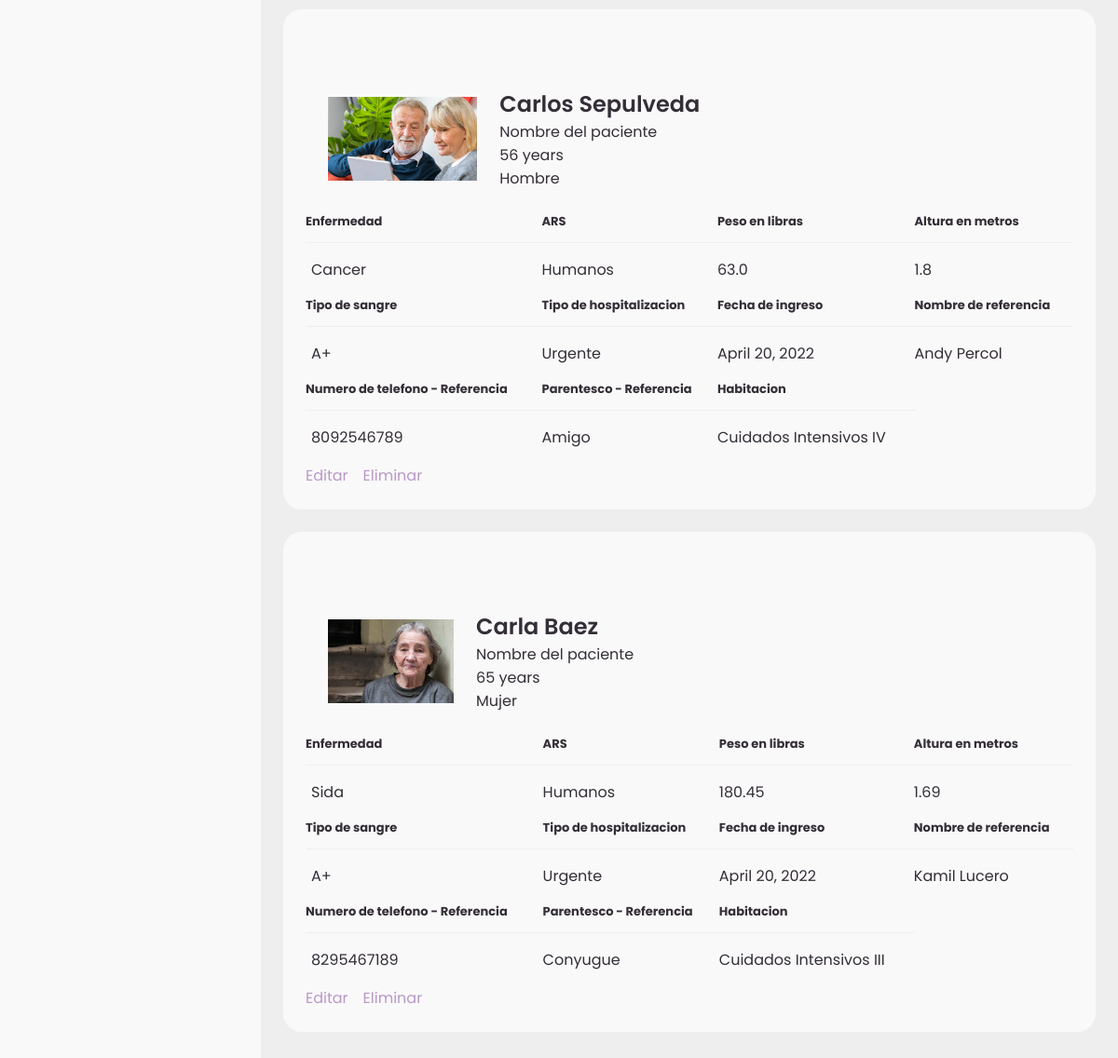
Before: /salusApp/dashboard/equipo/pacientes (signed in, lower part) with the older database file.
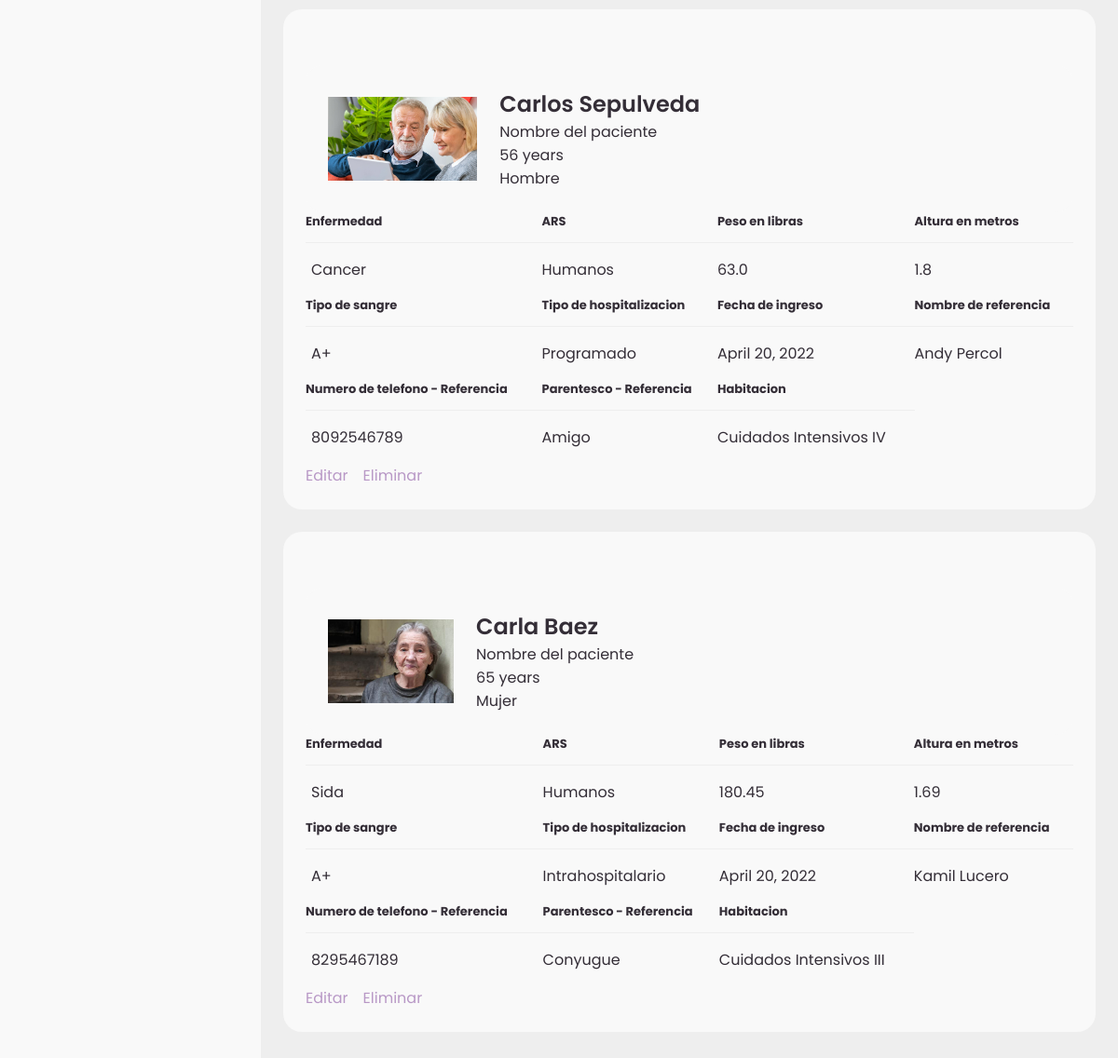
After: the same page with the newer database file.
### salusApp/models.py (models this page shows)
class Patient(models.Model):
    person = models.ForeignKey(Person, on_delete=models.CASCADE)
    nurse = models.ForeignKey(Person, on_delete=models.DO_NOTHING, related_name="nurse")
    doctor = models.ForeignKey(Person, on_delete=models.DO_NOTHING, related_name="doctor")
    room = models.ForeignKey(Room, on_delete=models.DO_NOTHING)
    first_nameReference = models.CharField("Reference Person's first name", max_length=15)
    last_nameReference = models.CharField("Reference Person's last name", max_length=15)
    KinshipChoices = [
        ('H', "Esposo"), #H -> Husband
        ('A', "Amigo"),
        ('F', "Familiar")
    ]
    kinshipReference = models.CharField("Reference Person's kinshipness", choices=KinshipChoices, max_length=1)
    phone_reference = models.CharField("Reference person's phone number", max_length=15)
    bmi = models.FloatField("Person's BMI") #IMC
    weight_in_pounds = models.FloatField("Perons's Weight")
    height_in_meters = models.FloatField("Perons's Height")
    bloodTypes = [
        ('O+', 'O Positivo'),
        ('O-', 'O Negativo'),
        ('A+', 'A Positivo'),
        ('A-', 'A Negativo'),
        ('B+', 'B Positivo'),
        ('B-', 'B Negativo'),
        ('AB+','AB Positivo'),
        ('AB-','AB Negativo')
    ]
    bloodType = models.CharField(choices=bloodTypes, max_length=3)
    ars = models.CharField("Person's ARS type", max_length=15)
    join_date = models.DateField("Person's joining date")
    illness = models.CharField("Persons's illness", max_length=50)
    hospitalizationChoices = [
        ('U', "Urgente"),
        ('P', "Programado"),
        ('I', "Intrahospitalario")
    ]
    hospitalization = models.CharField("Patient's type of hospitalization", max_length=1, choices=hospitalizationChoices)

class Person(models.Model):
    first_name = models.CharField("Person's first name", max_length=30)
    last_name = models.CharField("Person's last name",max_length=30)
    photo = models.ImageField(blank=True, null=False, upload_to='salusApp/static/media/')
    age = models.IntegerField("Person's age")
    address = models.CharField("Person's address", max_length=100)
    sexoChoices = [
        ('M', "Masculino"),
        ('F', "Femenino")
    ]
    sex = models.CharField("Person's sex", choices=sexoChoices, max_length=1)
    phone = models.CharField("Person's phone", max_length=15)
    idNumber = models.CharField("Person's id", max_length=10) #Cedula
    isDoctor = models.BooleanField("Is this Person a doctor?")
    isNurse = models.BooleanField("Is this Person a nurse?")

class Room(models.Model):
    roomName = models.CharField(max_length=30)
    isAvailable = models.BooleanField(default=True)

### salusApp/views.py (the view)
# urls.py: path('dashboard/equipo/pacientes', views.Pacientes, name='pacientes'),
@login_required()
def Pacientes(request):
    pacientes = Patient.objects.all()
    context = {"pacientes":pacientes}
    return render(request, 'salusApp/dashboard-equipo-pacientes.html', context)

### salusApp/templates/salusApp/dashboard-equipo-pacientes.html (shortened to what the changed rows need)
{% extends 'salusApp/dashboard_base.html' %}
{% load static %}
{% block content %}
        <main>
            {% for paciente in pacientes %}
            <div class="table-data">
                <div class="order">
                    <ul class="box-info">
                        <li>
                            <img src="{% static paciente.person.photo.url %}" style="height: 90px;">
                            <span class="text">
                                <h3>{{paciente.person.first_name}} {{paciente.person.last_name}}</h3>
                                <p>Nombre del paciente</p>
                                <p>{{paciente.person.age}} years</p>
                                {% if paciente.person.sex == 'F' %}
                                    <p>Mujer</p>
                                {% elif paciente.person.sex == 'M' %}
                                    <p>Hombre</p>
                                {% endif %}
                            </span>
                        </li>
                    </ul>
                    <table>
                        <thead>
                            <tr>
                                <th>Enfermedad</th>
                                <th>ARS</th>
                                <th>Peso en libras</th>
                                <th>Altura en metros</th>
                            </tr>
                        </thead>
                        <tbody>
                            <tr>
                                <td>{{paciente.illness}}</td>
                                <td>{{paciente.ars}}</td>
                                <td>{{paciente.weight_in_pounds}}</td>
                                <td>{{paciente.height_in_meters}}</td>
                            </tr>
                        </tbody>
                        <thead>
                            <tr>
                                <th>Tipo de sangre</th>
                                <th>Tipo de hospitalizacion</th>
                                <th>Fecha de ingreso</th>
                                <th>Nombre de referencia</th>
                            </tr>
                        </thead>
                        <tbody>
                            <tr>
                                <td>{{paciente.bloodType}}</td>
                                {% if paciente.hospitalization == 'U' %}
                                    <td>Urgente</td>
                                {% elif paciente.hospitalization == 'P' %}
                                    <td>Programado</td>
                                {% elif paciente.hospitalization == 'I' %}
                                    <td>Intrahospitalario</td>
                                {% endif %}
                                <td>{{paciente.join_date}}</td>
                                <td>{{paciente.first_nameReference}} {{paciente.last_nameReference}}</td>
                            </tr>
                        </tbody>
                        <thead>
                            <tr>
                                <th>Numero de telefono - Referencia</th>
                                <th>Parentesco - Referencia</th>
                                <th>Habitacion</th>
                            </tr>
                        </thead>
                        <tbody>
                            <tr>
                                <td>{{paciente.phone_reference}}</td>
                                {% if paciente.kinshipReference == 'H' %}
                                    <td>Conyugue</td>
                                {% elif paciente.kinshipReference == 'A' %}
                                    <td>Amigo</td>
                                {% elif paciente.kinshipReference == 'F' %}
                                    <td>Familiar</td>
                                {% endif %}
                                <td>{{paciente.room.roomName}}</td>
                            </tr>
                        </tbody>
                    </table>
                    <div class="head-title">
                        <div class="left">
                            <ul class="breadcrumb">
                                <li>
                                    <a href="{% url 'pacientes-edit' paciente.id %}" class="active">Editar</a>
                                </li>
                                <li>
                                    <a href="{% url 'pacientes-delete' paciente.id %}" class="active">Eliminar</a>
                                </li>
                            </ul>
                        </div>
                    </div>
                </div>
            </div>
            {% endfor %}
        </main>
    </section>
{% endblock content %}

Changed rows visible on the page:
changed Patient "Cancer": hospitalization "Urgente" → "Programado"
changed Patient "Sida": hospitalization "Urgente" → "Intrahospitalario"
